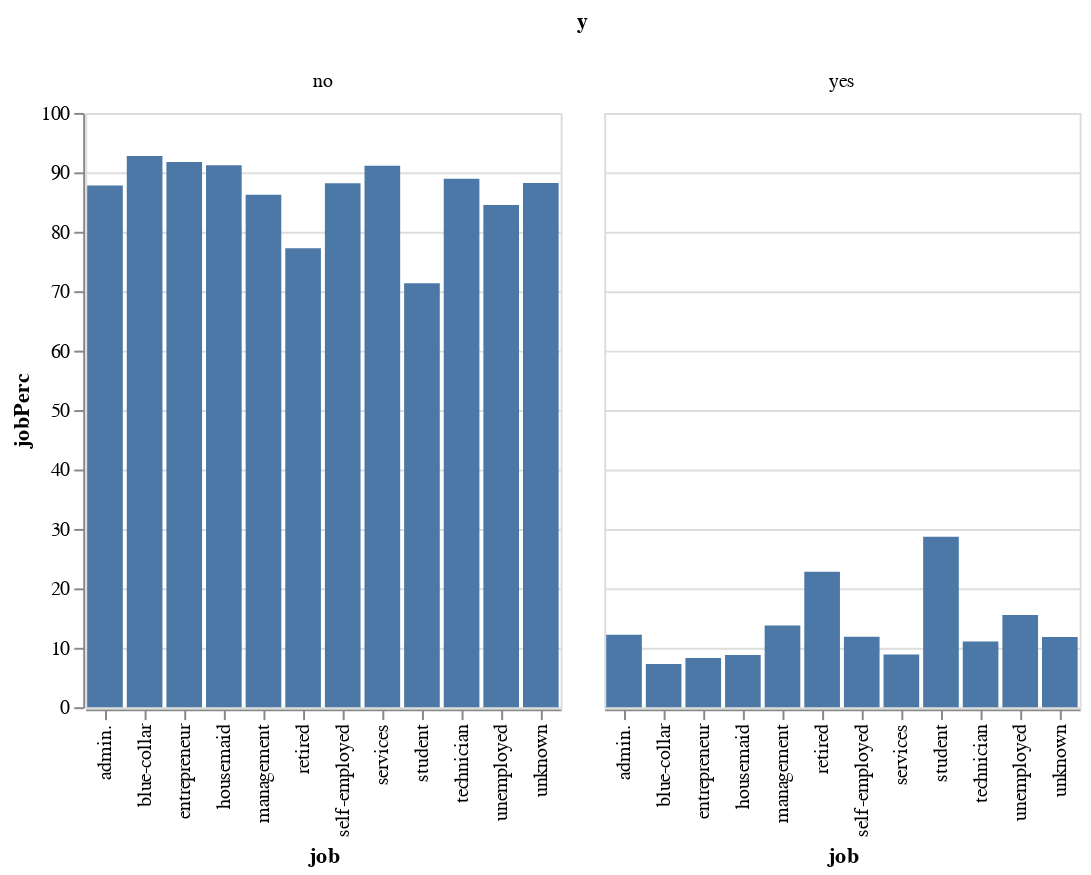

Notebook code cell kept with this figure:
### Code cell
# Visualising the relationships with Altair --- OJO: when we see a 'saturation' in the Plot, we cannot do correct considerations
alt.Chart(jobComb).mark_bar().encode(x='job', y='jobPerc').facet(column='y')

### Figure 1 — Vega-Lite specification as saved in the notebook (floating-point values rounded to 4 significant figures)
{"config": {"view": {"continuousWidth": 400, "continuousHeight": 300}}, "data": {"name": "data-a8defd955fda41dc586e57154d9637a2"}, "facet": {"column": {"type": "nominal", "field": "y"}}, "spec": {"mark": "bar", "encoding": {"x": {"type": "nominal", "field": "job"}, "y": {"type": "quantitative", "field": "jobPerc"}}}, "$schema": "https://vega.github.io/schema/vega-lite/v4.8.1.json", "datasets": {"data-a8defd955fda41dc586e57154d9637a2": [{"job": "admin.", "y": "no", "jobgrp": 4540, "jobgrpTot": 5171, "jobPerc": 87.8}, {"job": "admin.", "y": "yes", "jobgrp": 631, "jobgrpTot": 5171, "jobPerc": 12.2}, {"job": "blue-collar", "y": "no", "jobgrp": 9024, "jobgrpTot": 9732, "jobPerc": 92.73}, {"job": "blue-collar", "y": "yes", "jobgrp": 708, "jobgrpTot": 9732, "jobPerc": 7.27}, {"job": "entrepreneur", "y": "no", "jobgrp": 1364, "jobgrpTot": 1487, "jobPerc": 91.73}, {"job": "entrepreneur", "y": "yes", "jobgrp": 123, "jobgrpTot": 1487, "jobPerc": 8.27}, {"job": "housemaid", "y": "no", "jobgrp": 1131, "jobgrpTot": 1240, "jobPerc": 91.21}, {"job": "housemaid", "y": "yes", "jobgrp": 109, "jobgrpTot": 1240, "jobPerc": 8.79}, {"job": "management", "y": "no", "jobgrp": 8157, "jobgrpTot": 9458, "jobPerc": 86.24}, {"job": "management", "y": "yes", "jobgrp": 1301, "jobgrpTot": 9458, "jobPerc": 13.76}, {"job": "retired", "y": "no", "jobgrp": 1748, "jobgrpTot": 2264, "jobPerc": 77.21}, {"job": "retired", "y": "yes", "jobgrp": 516, "jobgrpTot": 2264, "jobPerc": 22.79}, {"job": "self-employed", "y": "no", "jobgrp": 1392, "jobgrpTot": 1579, "jobPerc": 88.16}, {"job": "self-employed", "y": "yes", "jobgrp": 187, "jobgrpTot": 1579, "jobPerc": 11.84}, {"job": "services", "y": "no", "jobgrp": 3785, "jobgrpTot": 4154, "jobPerc": 91.12}, {"job": "services", "y": "yes", "jobgrp": 369, "jobgrpTot": 4154, "jobPerc": 8.88}, {"job": "student", "y": "no", "jobgrp": 669, "jobgrpTot": 938, "jobPerc": 71.32}, {"job": "student", "y": "yes", "jobgrp": 269, "jobgrpTot": 938, "jobPerc": 28.68}, {"job": "technician", "y": "no", "jobgrp": 6757, "jobgrpTot": 7597, "jobPerc": 88.94}, {"job": "technician", "y": "yes", "jobgrp": 840, "jobgrpTot": 7597, "jobPerc": 11.06}, {"job": "unemployed", "y": "no", "jobgrp": 1101, "jobgrpTot": 1303, "jobPerc": 84.5}, {"job": "unemployed", "y": "yes", "jobgrp": 202, "jobgrpTot": 1303, "jobPerc": 15.5}, {"job": "unknown", "y": "no", "jobgrp": 254, "jobgrpTot": 288, "jobPerc": 88.19}, {"job": "unknown", "y": "yes", "jobgrp": 34, "jobgrpTot": 288, "jobPerc": 11.81}]}}
